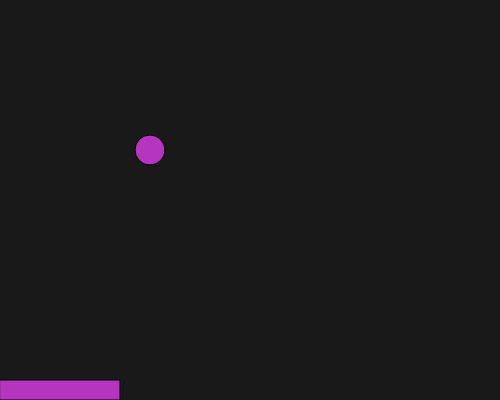
Frame 1 (no input)
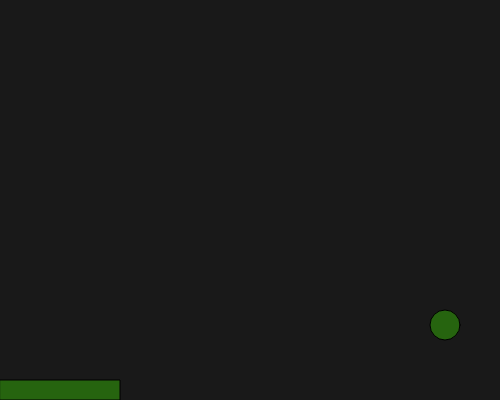
Frame 60 (no input)
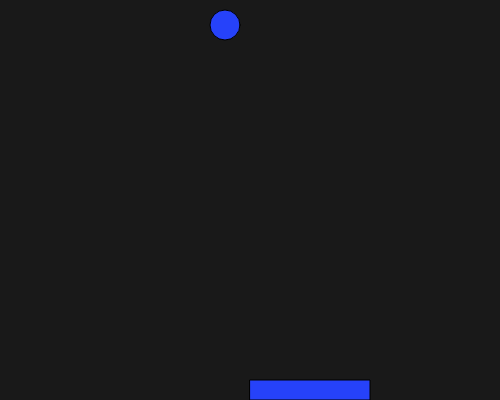
Frame 120 (the mouse pressed at the canvas centre since frame 60)

The p5.js sketch that drew these frames (run headless with seeded random() and noise() and a simulated clock; from frame 60 on, the mouse is pressed at the canvas centre):

// p5.js sketch
// ── sketch.js
var x = 150;
var y = 150;
var xspeed = 5;
var yspeed = 5;


function setup() {
  createCanvas(500, 400);
  background (25);

}

function draw() {

	//distance from center of the screen
	var d = dist(10, 40, 40, 40);
    background(25);
  	fill (random(0,255), random(0,255), random(0,255));
  	ellipse (x, y, d, d);

  	//bouncing horizontally
 	 x = x + xspeed;
  	
  	 if (x > 480 || x < 0)  {
     	xspeed = -xspeed;
  	}

  	//bouncing veritcally
  	y = y + yspeed;

  	if (y > 380 || y < 0) {
	 	  yspeed = -yspeed;
  	}

    rect(mouseX, 380, 120, 20);

}
// ── anthony-pong.html
<html>
    <head>
      <script src="https://cdnjs.cloudflare.com/ajax/libs/p5.js/0.5.11/p5.js"></script>
      <script src="sketch.js"></script>
    </head>
<body>
</body>
</html>   
